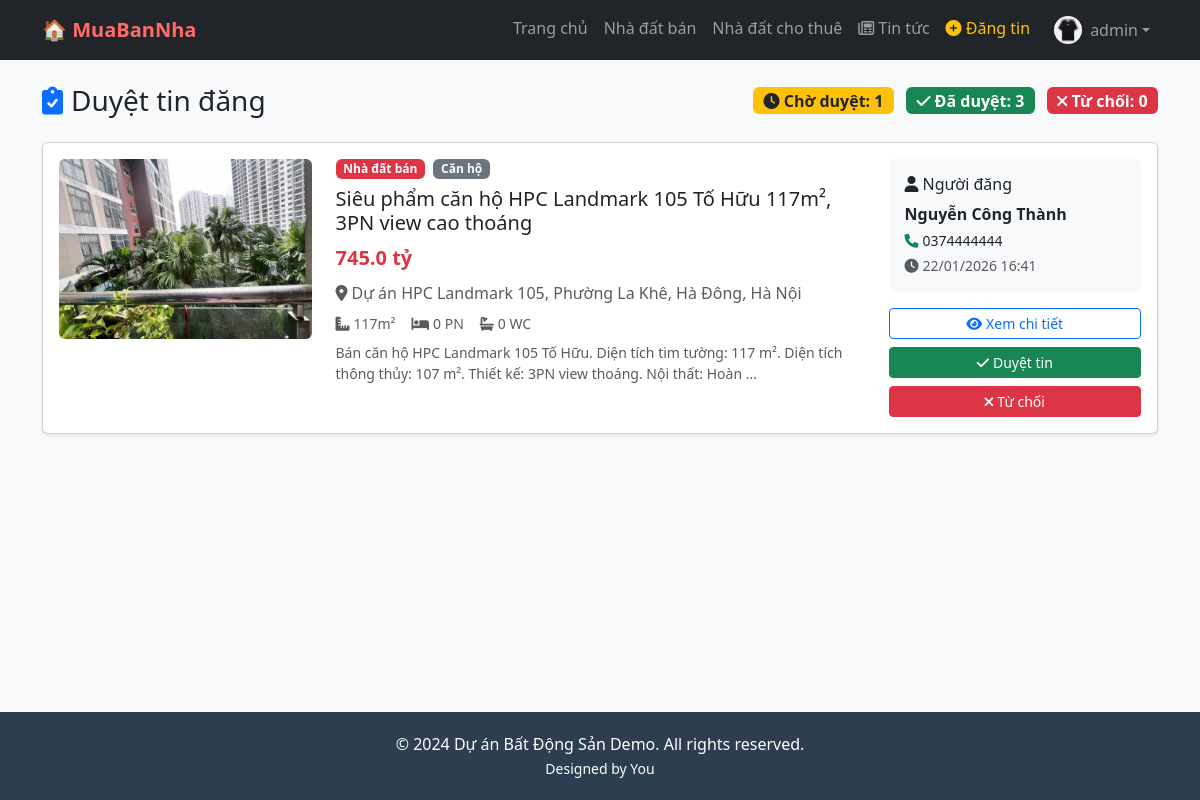
The app's page /admin-panel/pending/ (signed in) with its own data.
### accounts/models.py (models this page shows, shortened)
class UserProfile(models.Model):
    ROLE_CHOICES = (
        ('customer', 'Khách hàng'),
        ('agent', 'Người đăng tin'),
        ('admin', 'Quản trị viên'),
    )
    user = models.OneToOneField(User, on_delete=models.CASCADE, related_name='profile')
    role = models.CharField(max_length=20, choices=ROLE_CHOICES, default='customer', verbose_name="Vai trò")
    phone = models.CharField(max_length=15, blank=True, verbose_name="Số điện thoại")
    avatar = models.ImageField(upload_to='avatars/', blank=True, null=True, verbose_name="Ảnh đại diện")
    address = models.CharField(max_length=255, blank=True, verbose_name="Địa chỉ")
    created_at = models.DateTimeField(auto_now_add=True, verbose_name="Ngày tạo")
    class Meta:
        verbose_name = "Hồ sơ người dùng"
        verbose_name_plural = "Hồ sơ người dùng"
    def is_agent(self):
        return self.role in ['agent', 'admin']

### listings/models.py (models this page shows, shortened)
class Listing(models.Model):
    TYPE_CHOICES = (
        ('sale', 'Nhà đất bán'),
        ('rent', 'Nhà đất cho thuê'),
    )
    STATUS_CHOICES = (
        ('pending', 'Chờ duyệt'),
        ('approved', 'Đã duyệt'),
        ('rejected', 'Từ chối'),
    )
    title = models.CharField(max_length=200, verbose_name="Tiêu đề")
    listing_type = models.CharField(max_length=10, choices=TYPE_CHOICES, default='sale', verbose_name="Hình thức")
    category = models.ForeignKey(Category, on_delete=models.CASCADE, verbose_name="Loại nhà")
    price = models.BigIntegerField(verbose_name="Giá (VNĐ)")
    address = models.CharField(max_length=300, verbose_name="Địa chỉ")
    area = models.IntegerField(verbose_name="Diện tích (m2)")
    bedrooms = models.IntegerField(default=0, verbose_name="Số phòng ngủ")
    bathrooms = models.IntegerField(default=0, verbose_name="Số phòng tắm")
    description = models.TextField(blank=True, verbose_name="Mô tả chi tiết")
    photo = models.ImageField(upload_to='photos/%Y/%m/%d/', verbose_name="Ảnh chính")
    owner = models.ForeignKey(User, on_delete=models.CASCADE, related_name='listings',
                              verbose_name="Người đăng", null=True, blank=True)
    status = models.CharField(max_length=10, choices=STATUS_CHOICES, default='approved', verbose_name="Trạng thái")
    created_at = models.DateTimeField(default=now, verbose_name="Ngày đăng")
    updated_at = models.DateTimeField(auto_now=True, verbose_name="Cập nhật lần cuối")
    class Meta:
        verbose_name = "Tin đăng"
        verbose_name_plural = "Tin đăng"
        ordering = ['-created_at']
    def get_price_display(self):
        if self.price >= 1000000000:
            return f"{self.price / 1000000000:.1f} tỷ"
        elif self.price >= 1000000:
            return f"{self.price / 1000000:.0f} triệu"
        else:
            return f"{self.price:,} VNĐ"

class Category(models.Model):
    name = models.CharField(max_length=100, verbose_name="Tên danh mục")
    class Meta:
        verbose_name = "Danh mục"
        verbose_name_plural = "Danh mục"

### listings/views.py (the view)
# urls.py: path('admin-panel/pending/', views.admin_pending_listings, name='admin_pending_listings'),
@login_required
def admin_pending_listings(request):
    if not request.user.is_staff:
        messages.error(request, 'Bạn không có quyền truy cập trang này.')
        return redirect('home')
    listings = Listing.objects.filter(status='pending').order_by('created_at')
    paginator = Paginator(listings, 10)
    page_number = request.GET.get('page')
    page_obj = paginator.get_page(page_number)
    status_counts = {
        'pending': Listing.objects.filter(status='pending').count(),
        'approved': Listing.objects.filter(status='approved').count(),
        'rejected': Listing.objects.filter(status='rejected').count(),
    }
    context = {
        'page_obj': page_obj,
        'status_counts': status_counts,
    }
    return render(request, 'listings/admin_pending_listings.html', context)

### listings/templates/listings/admin_pending_listings.html (shortened to what this page needs)
{% extends 'base.html' %}
{% block content %}
<div class="container py-4">
    <div class="d-flex justify-content-between align-items-center mb-4">
        <h3 class="mb-0">
            <i class="fas fa-clipboard-check text-primary me-2"></i>Duyệt tin đăng
        </h3>
        <div>
            <span class="badge bg-warning text-dark fs-6 me-2">
                <i class="fas fa-clock"></i> Chờ duyệt: {{ status_counts.pending }}
            </span>
            <span class="badge bg-success fs-6 me-2">
                <i class="fas fa-check"></i> Đã duyệt: {{ status_counts.approved }}
            </span>
            <span class="badge bg-danger fs-6">
                <i class="fas fa-times"></i> Từ chối: {{ status_counts.rejected }}
            </span>
        </div>
    </div>
    {% if page_obj %}
    <div class="row">
        {% for listing in page_obj %}
        <div class="col-12 mb-4">
            <div class="card shadow-sm">
                <div class="card-body">
                    <div class="row">
                        <div class="col-md-3">
                            {% if listing.photo %}
                            <img src="{{ listing.photo.url }}" class="img-fluid rounded"
                                 style="height: 180px; width: 100%; object-fit: cover;">
                            {% else %}
                            <div class="bg-light rounded d-flex align-items-center justify-content-center"
                                 style="height: 180px;">
                                <i class="fas fa-image fa-3x text-muted"></i>
                            </div>
                            {% endif %}
                        </div>
                        <div class="col-md-6">
                            <div class="d-flex align-items-center mb-2">
                                <span class="badge bg-{% if listing.listing_type == 'sale' %}danger{% else %}info{% endif %} me-2">
                                    {{ listing.get_listing_type_display }}
                                </span>
                                <span class="badge bg-secondary">{{ listing.category.name }}</span>
                            </div>
                            <h5 class="mb-2">{{ listing.title }}</h5>
                            <p class="text-danger fw-bold fs-5 mb-2">{{ listing.get_price_display }}</p>
                            <p class="text-muted mb-2">
                                <i class="fas fa-map-marker-alt me-1"></i>{{ listing.address }}
                            </p>
                            <div class="d-flex gap-3 text-muted small mb-2">
                                <span><i class="fas fa-ruler-combined me-1"></i>{{ listing.area }}m²</span>
                                <span><i class="fas fa-bed me-1"></i>{{ listing.bedrooms }} PN</span>
                                <span><i class="fas fa-bath me-1"></i>{{ listing.bathrooms }} WC</span>
                            </div>
                            {% if listing.description %}
                            <p class="small text-muted mb-0">{{ listing.description|truncatechars:150 }}</p>
                            {% endif %}
                        </div>
                        <div class="col-md-3">
                            <div class="bg-light rounded p-3 mb-3">
                                <h6 class="mb-2"><i class="fas fa-user me-1"></i>Người đăng</h6>
                                <p class="mb-1 fw-bold">{{ listing.owner.get_full_name|default:listing.owner.username }}</p>
                                {% if listing.owner.profile.phone %}
                                <p class="mb-1 small">
                                    <i class="fas fa-phone text-success me-1"></i>{{ listing.owner.profile.phone }}
                                </p>
                                {% endif %}
                                <p class="mb-0 small text-muted">
                                    <i class="fas fa-clock me-1"></i>{{ listing.created_at|date:"d/m/Y H:i" }}
                                </p>
                            </div>
                            <div class="d-grid gap-2">
                                <a href="{% url 'listing_detail' listing.id %}" class="btn btn-outline-primary btn-sm" target="_blank">
                                    <i class="fas fa-eye me-1"></i>Xem chi tiết
                                </a>
                                <form method="POST" action="{% url 'admin_approve_listing' listing.id %}" class="d-inline">
                                    <button type="submit" class="btn btn-success btn-sm w-100">
                                        <i class="fas fa-check me-1"></i>Duyệt tin
                                    </button>
                                </form>
                                <form method="POST" action="{% url 'admin_reject_listing' listing.id %}" class="d-inline">
                                    <button type="submit" class="btn btn-danger btn-sm w-100"
                                            onclick="return confirm('Bạn có chắc muốn từ chối tin này?')">
                                        <i class="fas fa-times me-1"></i>Từ chối
                                    </button>
                                </form>
                            </div>
                        </div>
                    </div>
                </div>
            </div>
        </div>
        {% endfor %}
    </div>
    {% else %}
    <div class="text-center py-5">
        <i class="fas fa-clipboard-check fa-4x text-success mb-3"></i>
        <h5 class="text-muted">Không có tin nào cần duyệt</h5>
        <p class="text-muted">Tất cả tin đăng đã được xử lý.</p>
    </div>
    {% endif %}
</div>
{% endblock %}

### templates/base.html (shortened to what this page needs)
{% load static %}
<!DOCTYPE html>
<html lang="vi">
<head>
    <link href="https://cdn.jsdelivr.net/npm/bootstrap@5.3.0/dist/css/bootstrap.min.css" rel="stylesheet">
    <link rel="stylesheet" href="https://cdnjs.cloudflare.com/ajax/libs/font-awesome/6.0.0/css/all.min.css">
</head>
<body>
    <nav class="navbar navbar-expand-lg navbar-dark bg-dark sticky-top">
        <div class="container">
            <a class="navbar-brand" href="/">🏠 MuaBanNha</a>
            <div class="collapse navbar-collapse" id="navbarNav">
                <ul class="navbar-nav ms-auto">
                    <li class="nav-item">
                        <a class="nav-link" href="{% url 'home' %}">Trang chủ</a>
                    </li>
                    <li class="nav-item">
                        <a class="nav-link" href="{% url 'listing_search' %}?listing_type=sale">Nhà đất bán</a>
                    </li>
                    <li class="nav-item">
                        <a class="nav-link" href="{% url 'listing_search' %}?listing_type=rent">Nhà đất cho thuê</a>
                    </li>
                    <li class="nav-item">
                        <a class="nav-link" href="{% url 'news_list' %}">
                            <i class="far fa-newspaper me-1"></i>Tin tức
                        </a>
                    </li>
                    {% if user.is_authenticated %}
                        {% if user.profile.is_agent %}
                        <li class="nav-item">
                            <a class="nav-link text-warning" href="{% url 'listing_create' %}">
                                <i class="fas fa-plus-circle"></i> Đăng tin
                            </a>
                        </li>
                        {% endif %}
                        <li class="nav-item dropdown ms-2">
                            <a class="nav-link dropdown-toggle d-flex align-items-center" href="#"
                               id="userDropdown" role="button" data-bs-toggle="dropdown">
                                {% if user.profile.avatar %}
                                    <img src="{{ user.profile.avatar.url }}"
                                         class="rounded-circle me-2"
                                         style="width: 28px; height: 28px; object-fit: cover;">
                                {% else %}
                                    <i class="fas fa-user-circle me-1"></i>
                                {% endif %}
                                {{ user.username }}
                            </a>
                        </li>
                    {% endif %}
                </ul>
            </div>
        </div>
    </nav>
    <main>
        {% block content %}
        {% endblock %}
    </main>
    <footer class="footer text-center">
        <div class="container">
            <p class="mb-0">© 2024 Dự án Bất Động Sản Demo. All rights reserved.</p>
            <small>Designed by You</small>
        </div>
    </footer>
</body>
</html>

### templates/base.html (style rules this page uses)
html, body { height: 100%; }
body { background-color: #f8f9fa; display: flex; flex-direction: column; min-height: 100vh; }
.navbar-brand { font-weight: bold; color: #ff6b6b !important; }
main { flex: 1 0 auto; }
.footer { background: #2c3e50; color: white; padding: 20px 0; flex-shrink: 0; margin-top: auto; }
.navbar.sticky-top { z-index: 1030; }

### records on screen
Listing: photo (picture), listing_type "Nhà đất bán", category.name "Căn hộ", title "Siêu phẩm căn hộ HPC Landmark 105 Tố Hữu 117m², 3PN view cao thoáng", price "745.0 tỷ", address "Dự án HPC Landmark 105, Phường La Khê, Hà Đông, Hà Nội", area "117", bedrooms "0", bathrooms "0", description "Bán căn hộ HPC Landmark 105 Tố Hữu. Diện tích tim tường: 117 m². Diện tích thông thủy: 107 m². Thiết kế: 3PN view thoáng. Nội thất: Hoàn …", owner.get_full_name "Nguyễn Công Thành", owner.profile.phone "0374444444", created_at "22/01/2026 16:41"

### other values on screen
{{ user.username }} "admin"
{{ status_counts.pending }} "1"
{{ status_counts.approved }} "3"
{{ status_counts.rejected }} "0"
